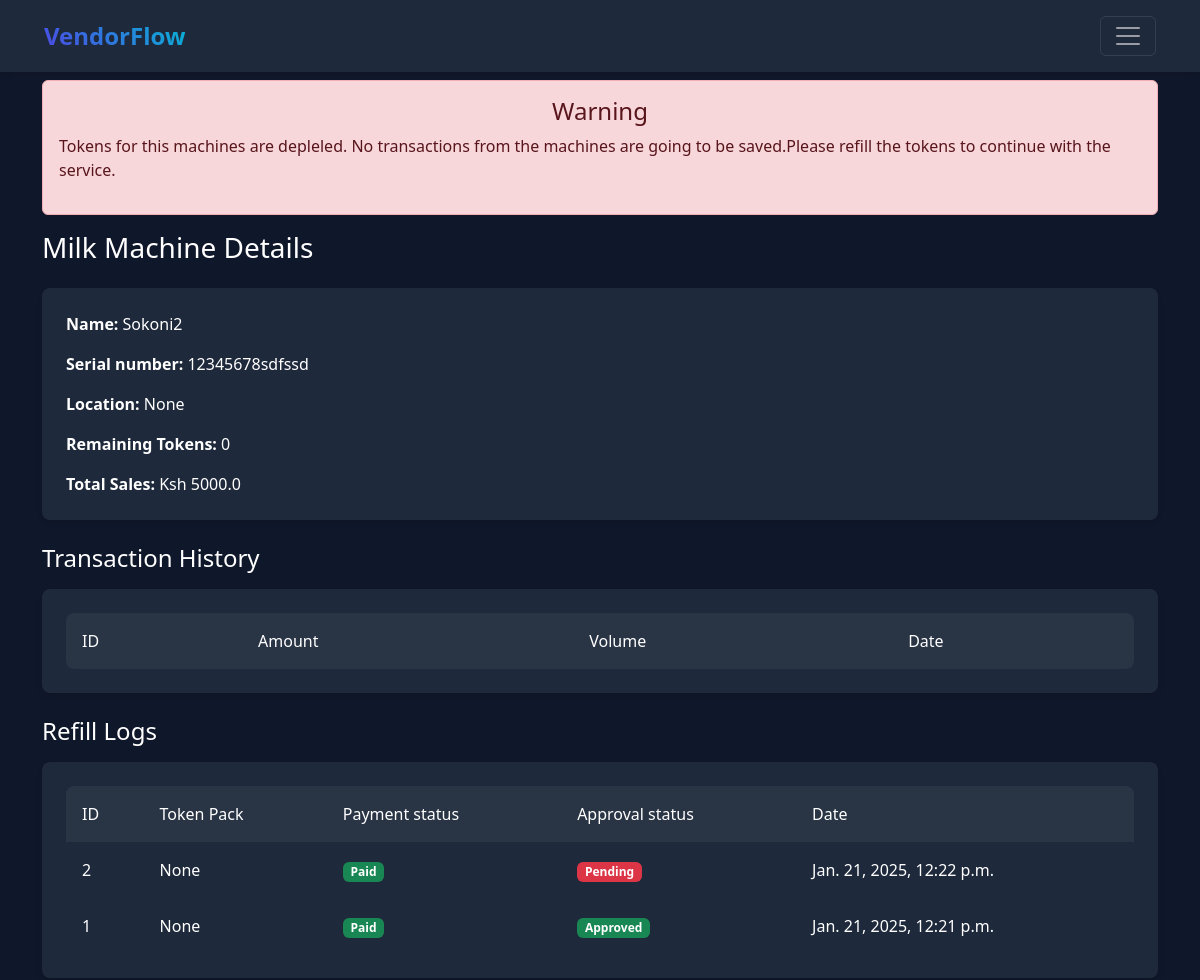
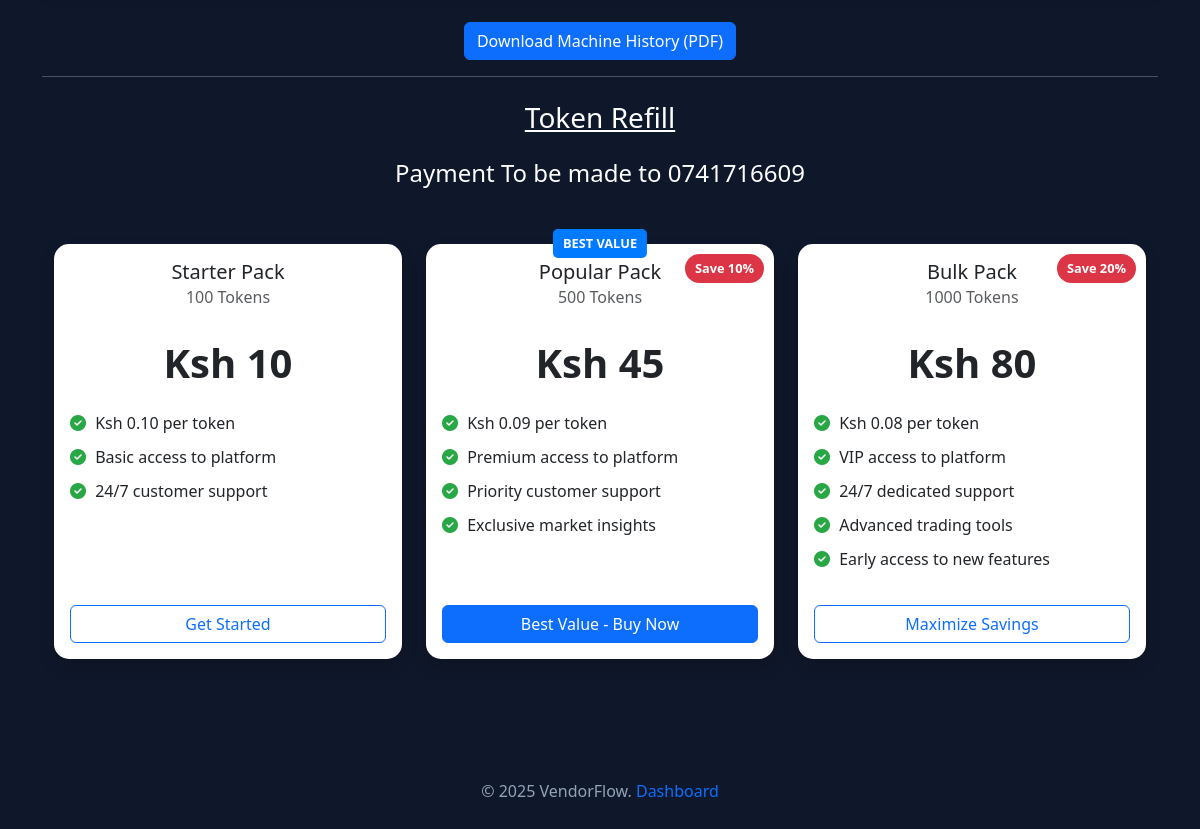
The page /machine/2/ (signed in) on the database its author committed (2 pictures, top to bottom).
### vending/models.py (models this page shows, shortened)
class Machine(models.Model):
    CHOICES = [
        ('Milk', 'Milk'),
        ('Juice', 'Juice'),
        ('Cooking oil', 'Cooking oil'),
        ('Other', 'Other'),
    ]
    name = models.CharField(max_length=255, blank=True, null=True)
    location = models.CharField(blank=True, null=True, max_length=255)
    serial_number = models.CharField(max_length=255, unique=True)
    machine_type = models.CharField(max_length=255, choices=CHOICES, blank=True, null=True, default='Milk')
    total_volume = models.FloatField(default=0.000)
    total_amount = models.FloatField(default=0.000)
    initial_tokens = models.PositiveIntegerField(default=25)
    remaining_tokens = models.PositiveIntegerField(default=25)
    owner = models.ForeignKey(User, on_delete=models.CASCADE, related_name='vending_machine')

class Refill(models.Model):
    machine = models.ForeignKey(Machine, on_delete=models.CASCADE, related_name='refills')
    date = models.DateTimeField(auto_now_add=True)
    payment_made = models.BooleanField(default=False)
    status = models.CharField(max_length=100, default='Pending')
    token_pack = models.CharField(max_length=100, null=True, blank=True)

### vending/views.py (the view, shortened to what this page needs)
# urls.py: path("machine/<int:pk>/", Specific_Machine.as_view(), name="specific_machine"),
class Specific_Machine(LoginRequiredMixin, View):
  def get(self, request, pk):
    machine = Machine.objects.get(id=pk)
    transactions = Transaction.objects.filter(machine=machine).order_by('-date')
    refills = Refill.objects.filter(machine=machine).order_by('-date')
    context = {
      'machine': machine,
      'transactions': transactions,
      'refills': refills,
    }
    return render(request, 'vending/machine_detail.html', context=context)

### vending/templates/vending/machine_detail.html (shortened to what this page needs)
{% extends "vending/base.html" %}
{% block content %}
<div class="container text-white">
  {% if machine.remaining_tokens <= 0.5 %} <div class="alert alert-danger" role="alert">
    <h4 class="alert-heading text-center">Warning</h4>
    <p>Tokens for this machines are depleled. No transactions from the machines are going to be saved.Please refill the
      tokens to continue with the service.</p>
    </div>
    {% endif %}
    <div class="row mb-4">
      <div class="col">
        <h2 class="h3 mb-0">{{ machine.machine_type }} Machine Details</h2>
      </div>
    </div>
    <div class="row mb-4">
      <div class="col">
        <div class="stat-card">
          <div class="card-body">
            <p class="card-text"><strong>Name: </strong> {{ machine.name}}</p>
            <p class="card-text"><strong>Serial number: </strong> {{ machine.serial_number }}</p>
            <p class="card-text"><strong>Location: </strong> {{ machine.location }}</p>
            <p class="card-text"><strong>Remaining Tokens: </strong> {{ machine.remaining_tokens }}</p>
            <p class="card-text"><strong>Total Sales: </strong> Ksh {{ machine.total_amount }}</p>
          </div>
        </div>
      </div>
    </div>
    <div class="row mb-4">
      <div class="col">
        <h3 class="h4 mb-3">Transaction History</h3>
        <div class="stat-card">
          <div class="card-body">
            <ul class="list-group list-group-flush">
              <div class="table-responsive">
                <table class="transactions-table">
                  <thead>
                    <tr>
                      <th>ID</th>
                      <th>Amount</th>
                      <th>Volume</th>
                      <th>Date</th>
                    </tr>
                  </thead>
                </table>
              </div>
            </ul>
          </div>
        </div>
      </div>
    </div>
    <div class="row mb-4">
      <div class="col">
        <h3 class="h4 mb-3">Refill Logs</h3>
        <div class="stat-card">
          <div class="card-body">
            <ul class="list-group list-group-flush">
              <div class="table-responsive">
                <table class="transactions-table">
                  <thead>
                    <tr>
                      <th>ID</th>
                      <th>Token Pack</th>
                      <th>Payment status</th>
                      <th>Approval status</th>
                      <th>Date</th>
                    </tr>
                  </thead>
                  <tbody>
                    {% for refill in refills %}
                    <tr>
                      <td scope="row">{{refill.id}}</td>
                      <td>{{refill.token_pack}}</td>
                      <td>
                        {% if refill.payment_made == True %}
                        <span class="badge bg-success">Paid</span>
                        {% else %}
                        <span class="badge bg-danger">Not Paid</span>
                        {% endif %}
                      </td>
                      <td>
                        {% if refill.status == 'Approved' %}
                        <span class="badge bg-success">Approved</span>
                        {% else %}
                        <span class="badge bg-danger">Pending</span>
                        {% endif %}
                      </td>
                      <td>{{refill.date}}</td>
                    </tr>
                    {% endfor %}
                  </tbody>
                </table>
              </div>
            </ul>
          </div>
        </div>
      </div>
    </div>
    <div class="row">
      <div class="col text-center">
        <a href="{% url 'specific_machine_pdf' machine.id %}" class="btn btn-primary">Download Machine History
          (PDF)</a>
      </div>
    </div>
    <hr>
    <p class="h3 text-center text-decoration-underline mt-4 mb-2">Token Refill</p>
    <p class="h4 text-center mt-4 mb-2">Payment To be made to 0741716609</p>
    <div class="container py-5 my-2">
      <div class="row row-cols-1 row-cols-md-3 g-4">
        <div class="col">
          <div class="card h-100 shadow">
            <div class="card-body d-flex flex-column">
              <h5 class="card-title text-center">Starter Pack</h5>
              <h6 class="card-subtitle mb-2 text-muted text-center">100 Tokens</h6>
              <p class="card-text text-center display-6 fw-bold my-4">Ksh 10</p>
              <ul class="feature-list mb-4">
                <li><i class="fas fa-check-circle"></i> Ksh 0.10 per token</li>
                <li><i class="fas fa-check-circle"></i> Basic access to platform</li>
                <li><i class="fas fa-check-circle"></i> 24/7 customer support</li>
              </ul>
              <div class="mt-auto">
                <button class="btn btn-outline-primary btn-custom w-100"
                  onclick="showPurchaseModal('Starter Pack', 100, 10)">Get Started</button>
              </div>
            </div>
          </div>
        </div>
        <div class="col">
          <div class="card h-100 shadow most-popular">
            <div class="card-body d-flex flex-column">
              <div class="savings-badge">Save 10%</div>
              <h5 class="card-title text-center">Popular Pack</h5>
              <h6 class="card-subtitle mb-2 text-muted text-center">500 Tokens</h6>
              <p class="card-text text-center display-6 fw-bold my-4">Ksh 45</p>
              <ul class="feature-list mb-4">
                <li><i class="fas fa-check-circle"></i> Ksh 0.09 per token</li>
                <li><i class="fas fa-check-circle"></i> Premium access to platform</li>
                <li><i class="fas fa-check-circle"></i> Priority customer support</li>
                <li><i class="fas fa-check-circle"></i> Exclusive market insights</li>
              </ul>
              <div class="mt-auto">
                <button class="btn btn-primary btn-custom w-100" onclick="showPurchaseModal('Popular Pack', 500, 45)">Best
                  Value - Buy Now</button>
              </div>
            </div>
          </div>
        </div>
        <div class="col">
          <div class="card h-100 shadow">
            <div class="card-body d-flex flex-column">
              <div class="savings-badge">Save 20%</div>
              <h5 class="card-title text-center">Bulk Pack</h5>
              <h6 class="card-subtitle mb-2 text-muted text-center">1000 Tokens</h6>
              <p class="card-text text-center display-6 fw-bold my-4">Ksh 80</p>
              <ul class="feature-list mb-4">
                <li><i class="fas fa-check-circle"></i> Ksh 0.08 per token</li>
                <li><i class="fas fa-check-circle"></i> VIP access to platform</li>
                <li><i class="fas fa-check-circle"></i> 24/7 dedicated support</li>
                <li><i class="fas fa-check-circle"></i> Advanced trading tools</li>
                <li><i class="fas fa-check-circle"></i> Early access to new features</li>
              </ul>
              <div class="mt-auto">
                <button class="btn btn-outline-primary btn-custom w-100"
                  onclick="showPurchaseModal('Bulk Pack', 1000, 80)">Maximize Savings</button>
              </div>
            </div>
          </div>
        </div>
      </div>
    </div>
    {% endblock %}

### static/css/style.css (style rules this page uses)
:root { --primary: #4f46e5; --primary-dark: #4338ca; --secondary: #06b6d4; --background: #0f172a; --surface: #1e293b; --text: #f8fafc; --text-secondary: #94a3b8; --success: #22c55e; }
body { background-color: var(--background); min-height: 100vh; }
.stat-card { background: var(--surface); padding: 1.5rem; border-radius: 0.5rem; box-shadow: 0 4px 6px -1px rgba(0, 0, 0, 0.1); transition: all 0.3s ease; }
.transactions-table { width: 100%; background: var(--surface); border-radius: 0.5rem; overflow: hidden; }
.transactions-table th, .transactions-table td { padding: 1rem; text-align: left; }
.transactions-table th { background: rgba(255, 255, 255, 0.05); font-weight: 500; }
.feature-list { list-style-type: none; padding-left: 0; }
.feature-list li { margin-bottom: 10px; }
.feature-list i { color: #28a745; margin-right: 5px; }
.savings-badge { position: absolute; top: 10px; right: 10px; background-color: #dc3545; color: white; padding: 5px 10px; border-radius: 15px; font-size: 0.8rem; font-weight: bold; }
.most-popular { border: 3px solid #007bff; position: relative; }
.most-popular::before { content: "BEST VALUE"; position: absolute; top: -15px; left: 50%; transform: translateX(-50%); background-color: #007bff; color: white; padding: 5px 10px; border-radius: 5px; font-size: 0.8rem; font-weight: bold; }
.card { border: none; border-radius: 15px; transition: all 0.3s ease; }

### rows shown on the page
Machine: machine_type "Milk", name "Sokoni2", serial_number "12345678sdfssd", location "None", remaining_tokens "0", total_amount "5000.0"
Refill: id "2", token_pack "None", payment_made "Paid", status "Pending", date "Jan. 21, 2025, 12:22 p.m."
Refill: id "1", token_pack "None", payment_made "Paid", status "Approved", date "Jan. 21, 2025, 12:21 p.m."
